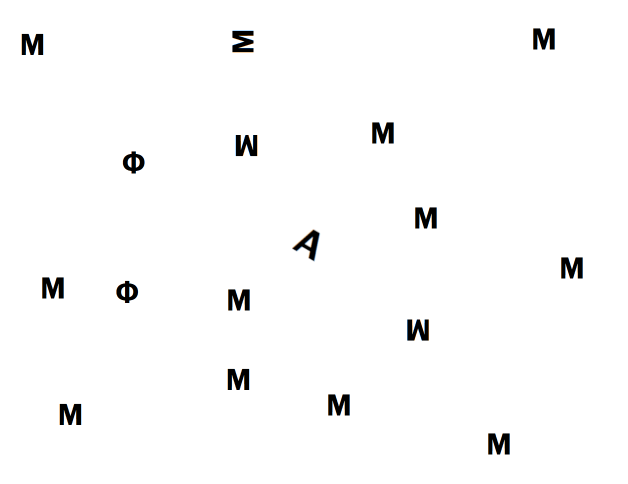
//> input picture diploma/letters.png, 1256 x 968 px, given in place of template_Q.png, which was not available (shown at 1/2 size)
$ ./draft2   (built with g++ and OpenCV 4)
//> lines starting //> are read from the running program, lines starting //| are printed output that depends on the picture; after the words box and inside, x2 and y2 are one past the last pixel; in counts of white or black regions, pixels touching at a corner belong together; pictures that were not available may be replaced by others from this repository, and a replacement may not be noted
#include "opencv2/imgproc.hpp"
#include "opencv2/highgui.hpp"
#include "opencv2/imgcodecs.hpp"
#include <cmath>
#include <iostream>
#include <fstream>
#include <iomanip>
#include "utils.hpp"

using namespace cv;

std::vector<std::vector<cv::Vec2f>> m_RTable;
cv::Vec2f m_origin;
cv::Mat m_templateImage;
cv::Mat m_grayTemplateImage;
cv::Mat m_template;

const double PI = 4.0 * std::atan(1.0);
int m_cannyThreshold1 = 300;
int m_cannyThreshold2 = 300;
double m_minPositivesDistance;
double m_deltaRotationAngle = PI / 96;
double m_minRotationAngle = 0;
double m_maxRotationAngle = 1;
double m_deltaScaleRatio = 0.1;
double m_minScaleRatio = 0.7;
double m_maxScaleRatio = 1.5;
int m_nScales = (m_maxScaleRatio - m_minScaleRatio) / m_deltaScaleRatio + 1;
int m_nRotations = (m_maxRotationAngle - m_minRotationAngle) / m_deltaRotationAngle + 1;
int m_nSlices = (2.0 * PI) / m_deltaRotationAngle;

struct GHTPoint
{
    double phi;
    double s;
    cv::Point y;
    double hits;
};

void findOrigin()
{
    m_origin = Vec2f(m_templateImage.cols / 2, m_templateImage.rows / 2); // By default, the origin is at the center
    // std::cout << m_origin;
}

Mat gradientDirection(const Mat &src)
{
    Mat dst(src.size(), CV_64F);
    Mat gradX(src.size(), CV_64F);
    Sobel(src, gradX, CV_64F, 1, 0, 5);
    Mat gradY(src.size(), CV_64F);
    Sobel(src, gradY, CV_64F, 0, 1, 5);
    double t;
    for (int y = 0; y < gradX.rows; y++)
    {
        for (int x = 0; x < gradX.cols; x++)
        {
            t = atan2(gradY.at<double>(y, x), gradX.at<double>(y, x));
            dst.at<double>(y, x) = (t == 180) ? 0 : t;
        }
    }
    return dst;
}

int rad2SliceIndex(double angle, int nSlices)
{
    double a = (angle > 0) ? (fmodf(angle, 2 * PI)) : (fmodf(angle + 2 * PI, 2 * PI));
    return floor(a / (2 * PI / nSlices + 0.00000001));
}

void createRTable()
{
    int iSlice;
    double phi;

    Mat direction = gradientDirection(m_template);
    // std::cout << direction;
    imshow("debug - template", m_template);
    imshow("debug - positive directions", direction);

    m_RTable.clear();
    m_RTable.resize(m_nSlices);
    for (auto y = 0; y < m_template.rows; ++y)
    {
        uchar *templateRow = m_template.ptr<uchar>(y);
        double *directionRow = direction.ptr<double>(y);
        for (auto x = 0; x < m_template.cols; ++x)
        {
            if (templateRow[x] == 255)
            {
                phi = directionRow[x]; // gradient direction in radians in [-PI;PI]
                // std::cout << phi << '\n';
                iSlice = rad2SliceIndex(phi, m_nSlices);
                // std::cout << iSlice << '\n';
                m_RTable[iSlice].push_back(Vec2f(m_origin[0] - x, m_origin[1] - y));
            }
        }
        // std::cout << std::endl;
    }
}

vector<vector<Vec2f>> scaleRTable(const vector<vector<Vec2f>> &RTable, double ratio)
{
    vector<vector<Vec2f>> RTableScaled(RTable.size());
    for (size_t i = 0; i < RTable.size(); i++)
    {
        for (auto r : RTable[i])
        {
            RTableScaled[i].push_back(Vec2f(ratio * r[0], ratio * r[1]));
        }
    }
    return RTableScaled;
}

vector<vector<Vec2f>> rotateRTable(const vector<vector<Vec2f>> &RTable, double angle, int m_nSlices)
{
    vector<vector<Vec2f>> RTableRotated(RTable.size());

    double c = cos(angle);
    double s = sin(angle);

    for (size_t iSlice = 0; iSlice < RTable.size(); ++iSlice)
    {
        for (size_t i = 0; i < RTable[iSlice].size(); ++i)
        {
            // Вычисляем новый индекс среза для текущего элемента
            int iSliceRotated = static_cast<int>((iSlice * (2 * CV_PI / m_nSlices) + angle) * m_nSlices / (2 * CV_PI)) % m_nSlices;

            // Поворачиваем текущий элемент и добавляем его в новую R-таблицу
            Vec2f rotatedElement(c * RTable[iSlice][i][0] - s * RTable[iSlice][i][1],
                                 s * RTable[iSlice][i][0] + c * RTable[iSlice][i][1]);
            RTableRotated[iSliceRotated].push_back(rotatedElement);
        }
    }

    return RTableRotated;
}

void setTemplate(const Mat &templateImage)
{
    templateImage.copyTo(m_templateImage);
    findOrigin();
    cvtColor(m_templateImage, m_grayTemplateImage, COLOR_BGR2GRAY);
    m_grayTemplateImage.convertTo(m_grayTemplateImage, CV_8UC1);
    m_template = Mat(m_grayTemplateImage.size(), CV_8UC1);
    blur(m_grayTemplateImage, m_template, Size(3, 3));
    Canny(m_template, m_template, m_cannyThreshold1, m_cannyThreshold2);
    createRTable();
}
void drawTemplate(Mat &image, GHTPoint params)
{
    cout << params.y << " scale: " << params.s << ", rotation: " << params.phi / PI * 180 << "�, hits: " << params.hits << endl;
    double c = cos(params.phi);
    double s = sin(params.phi);
    int x(0), y(0), relx(0), rely(0);

    cv::Rect rect{params.y.x - static_cast<int>((m_templateImage.rows / 2) * m_maxScaleRatio), params.y.y - static_cast<int>((m_templateImage.cols / 2) * m_maxScaleRatio), static_cast<int>(m_templateImage.rows * m_maxScaleRatio), static_cast<int>(m_templateImage.cols * m_maxScaleRatio)};
    cv::rectangle(image, rect, cv::Scalar{0, 0, 255, 255}, 3);
}

struct RefPoint
{
    size_t x;
    size_t y;
    size_t score;
    size_t rotate_index;
    size_t scale_index;
    size_t scale;
    size_t rotate;
};

void drawTemplate(const Mat &image, RefPoint params)
{
    int x(0), y(0), relx(0), rely(0);

    cv::Rect rect{params.x - (m_templateImage.rows / 2), params.y - (m_templateImage.cols / 2), 54, 57};
    cv::rectangle(image, rect, cv::Scalar{0, 0, 255, 255}, 3);
    imshow("RESULT", image);
}

void accumulate(const Mat &image)
{
    Mat grayImage(image.size(), CV_8UC1), edges(image.size(), CV_8UC1);
    cvtColor(image, edges, COLOR_BGR2GRAY);
    blur(edges, edges, Size(3, 3));
    Canny(edges, edges, m_cannyThreshold1, m_cannyThreshold2);
    Mat direction = gradientDirection(edges);

    imshow("debug - src edges", edges);
    imshow("debug - src edges gradient direction", direction);

    int X = image.cols;
    int Y = image.rows;

    Mat out(image.size(), image.type());
    image.copyTo(out);
    vector<vector<Vec2f>> TransformedRTable(m_RTable.size()), RTableScaled(m_RTable.size());

    int S = ceil((m_maxScaleRatio - m_minScaleRatio) / m_deltaScaleRatio) + 1; // Scale Slices Number
    int R = ceil((m_maxRotationAngle - m_minRotationAngle) / m_deltaRotationAngle) + 1;

    vector<vector<Mat>> accum(R, vector<Mat>(S, Mat::zeros(Size(X, Y), CV_64F)));

    vector<RefPoint> points = {};
    size_t global_max_score = 0;
    auto start = std::chrono::high_resolution_clock::now();

    for (size_t step = 0; step < R; step++)
    {
        // std::cout << R << '\n';
        double angle = m_minRotationAngle + step * m_deltaRotationAngle + 0.0001;
        size_t iRotationSlice = round((angle - m_minRotationAngle) / m_deltaRotationAngle);
        TransformedRTable = rotateRTable(m_RTable, angle, m_nSlices);

        size_t max = 0;
        size_t max2 = 0;
        size_t max_yc = 0;
        size_t max_xc = 0;
        size_t max_r = 0;

        for (double ratio = m_minScaleRatio; ratio <= m_maxScaleRatio + 0.0001; ratio += m_deltaScaleRatio)
        {
            size_t iScaleSlice = round((ratio - m_minScaleRatio) / m_deltaScaleRatio);
            TransformedRTable = scaleRTable(TransformedRTable, ratio);
            accum[iRotationSlice][iScaleSlice] = Mat::zeros(Size(X, Y), CV_64F);

            for (size_t y = 0; y < Y; y++)
            {
                for (size_t x = 0; x < X; x++)
                {
                    double phi = direction.at<double>(y, x);

                    if (phi != 0.0)
                    {
                        size_t index = rad2SliceIndex(phi, m_nSlices);

                        size_t r_count = 0;
                        for (auto r : TransformedRTable[index])
                        {
                            r_count++;
                            int xc = x + r[0];
                            int yc = y + r[1];

                            if (xc >= 0 && xc < image.cols && yc >= 0 && yc < image.rows)
                            {
                                if (++accum[iRotationSlice][iScaleSlice].at<double>(yc, xc) >= global_max_score)
                                {
                                    max2 = accum[iRotationSlice][iScaleSlice].at<double>(yc, xc);
                                    global_max_score = max2;
                                    max_yc = yc;
                                    max_xc = xc;
                                    RefPoint point;
                                    point.x = xc;
                                    point.y = yc;
                                    point.score = max2;
                                    point.scale = ratio * 100;
                                    point.rotate = angle / PI * 180;
                                    point.rotate_index = iRotationSlice;
                                    point.scale_index = iScaleSlice;
                                    points.push_back(point);
                                }
                            }
                        }
                        max_r += r_count;
                    }
                }
            }
        }
    }

    auto end = std::chrono::high_resolution_clock::now();
    std::chrono::milliseconds duration = std::chrono::duration_cast<std::chrono::milliseconds>(end - start);
    std::cout << "Время выполнения: " << duration.count() << " миллисекунд." << std::endl;

    struct pred
    {
        bool operator()(const RefPoint &dot1, const RefPoint &dot2)
        {
            return dot1.score < dot2.score;
        }
    };

    std::sort(points.begin(), points.end(), pred());

    // [4 lines of commented-out code are left out]

    Mat showAccum2(Size(X, Y), CV_8UC1);
    normalize(accum[points.back().rotate_index][points.back().scale_index], showAccum2, 0, 255, NORM_MINMAX, CV_8UC1); // To see each transformation accumulation (uncomment line 159 : "max = 0")
    imshow("ACCUM", showAccum2);

    drawTemplate(image, points.back());
}

int main(int argc, char **argv)
{
    Mat tpl = imread("template_Q.png");
//> tpl is the input picture: 968 rows x 1256 cols, CV_8UC3; mean B, G, R 250.4, 250.4, 250.4
    imshow("template", tpl);

    setTemplate(tpl);
//> in setTemplate, `Canny(m_template, m_template, m_cannyThreshold1, m_cannyThreshold2);`:
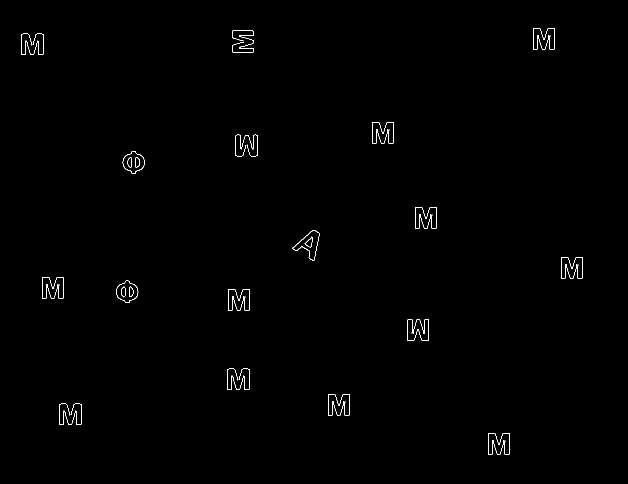
//> m_template: 968 rows x 1256 cols, CV_8UC1 (shown at 1/2 size); 0.41% white in thin lines or dots, all inside (x1, y1, x2, y2) = (43, 56, 1166, 909)
//> in gradientDirection, `Sobel(src, gradX, CV_64F, 1, 0, 5);`:
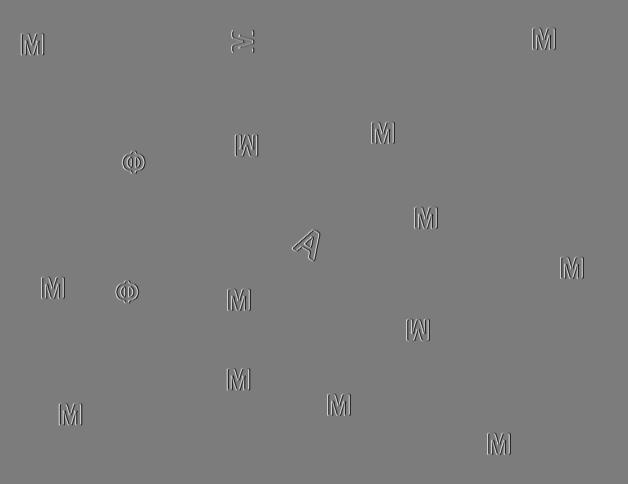
//> gradX: 968 rows x 1256 cols, CV_64FC1 (shown at 1/2 size); min -9180, max 9690, mean 0; drawn with min black and max white
//> after the loop in gradientDirection, `for (int y = 0; y < gradX.rows; y++)`:
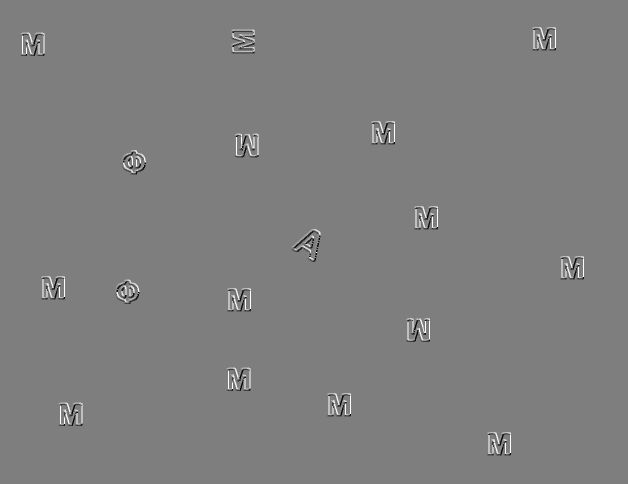
//> dst: 968 rows x 1256 cols, CV_64FC1 (shown at 1/2 size); min -3.11, max 3.14, mean 0.00727; drawn with min black and max white
//> after the loop in gradientDirection, `for (int y = 0; y < gradX.rows; y++)`: t = 0
//> the loop in createRTable, `for (auto y = 0; y < m_template.rows; ++y)` made 968 passes
//> (phi, iSlice) on passes 1 to 3: (0, 0), (0, 0), (0, 0)
//> after the loop in createRTable, `for (auto y = 0; y < m_template.rows; ++y)`: phi = -1.89; iSlice = 134

    Mat source = imread("letters.png");
    imshow("source", source);
    accumulate(source);
//> the loop in accumulate, `for (size_t step = 0; step < R; step++)` made 32 passes
//> global_max_score on passes 1 to 12: 51, 51, 51, 51, 51, 51, 51, 51, 51, 51, 51, 51
//> after the loop in accumulate, `for (size_t step = 0; step < R; step++)`: accum = 32 items; global_max_score = 56; points = 219 items
//> in accumulate, `normalize(accum[points.back().rotate_index][points.back().scale_index]..`:
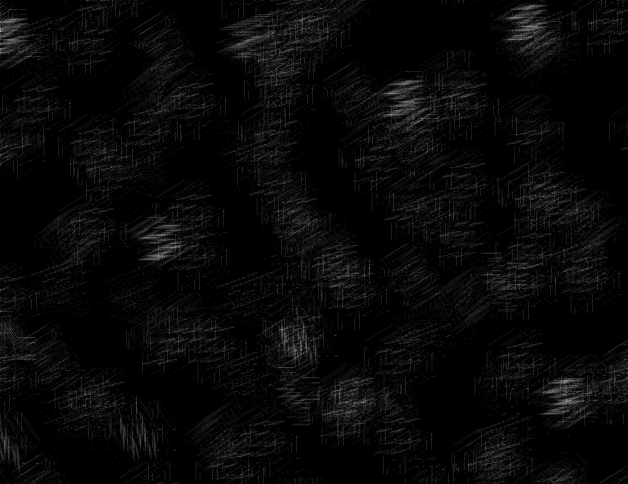
//> showAccum2: 968 rows x 1256 cols, CV_8UC1 (shown at 1/2 size); min 0, max 255, mean 8.1
//> in drawTemplate, `cv::Rect rect{params.x - (m_templateImage.rows / 2), params.y - (m_tem..`: rect = Rect(-63, -361, 54, 57)
    cv::waitKey(0);
    return 0;
}
